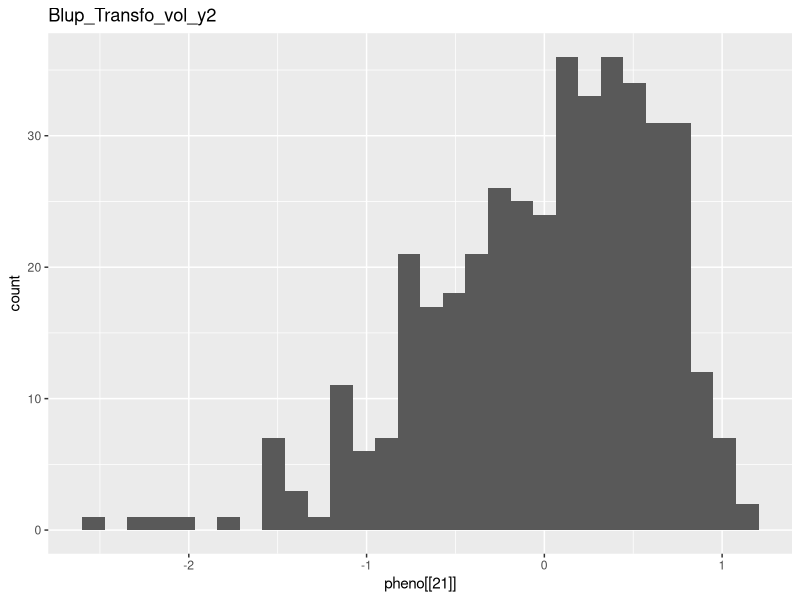
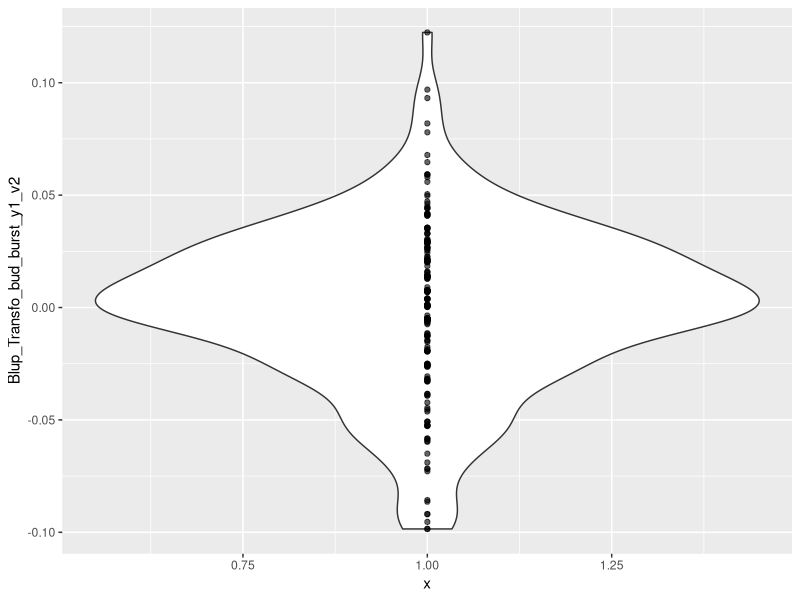
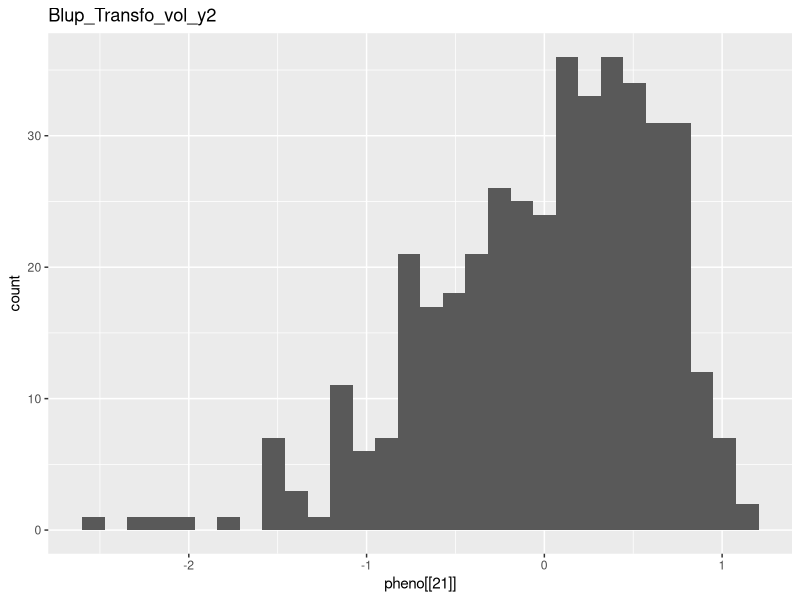

Reproduce these figures in R, in order.
## ---- chunk 1
library(tidyverse)
library(ggplot2)
## ---- chunk 2
header <- readLines("../input/pheno_output_table_blup_20220428.txt",n=1)
header <- header %>%
  str_split("\t") %>%
  unlist()
## ---- chunk 3
pheno <- read_tsv("../input/pheno_output_table_blup_20220428.txt",col_names = header,comment = "Old")
pheno
## ---- chunk 4
headerTP <- readLines("../input/XXX_GWR_IFG_FOrWeier.txt",n=1)
headerTP <- headerTP %>%
  str_split("\t") %>%
  unlist()

crosstype <- read_tsv("../input/XXX_GWR_IFG_FOrWeier.txt", col_names = headerTP, comment = "Old") %>%
  select(Old.Name,CrossType)
crosstype
## ---- chunk 5
pheno <- left_join(pheno,crosstype, by="Old.Name")
pheno
## ---- chunk 6
pheno <- pheno %>%
  filter(CrossType == "GWR") 
pheno
## ---- chunk 7
pl <- ggplot(pheno,aes(x = pheno[[21]])) +
  geom_histogram() +
  ggtitle(colnames(pheno[21])) 
pl
ggsave("../output/BiomassPheno20_20220511.png")
## ---- chunk 8
pheno.sum <- as.data.frame(matrix(header[-1], nrow = 68))
data.n <- c()
for (i in 2:69) {
  noNA <- !is.na(pheno[[i]])
  noNA <- noNA[noNA == TRUE]
  data.n <- c(data.n, length(noNA))
}
pheno.sum <- cbind(pheno.sum,data.n) %>%
  arrange(desc(data.n))
pheno.sum
## ---- chunk 9
pheno %>%
  ggplot(aes(x=1,y=Blup_Transfo_bud_burst_y1_v2)) +
  geom_violin() +
  geom_point(alpha=0.6)
## ---- chunk 10
pheno <- pheno %>%
  arrange(desc(Blup_Transfo_AUC_bud_burst_y1_y2)) %>%
  select(Old.Name,Blup_Transfo_AUC_bud_burst_y1_y2,Blup_Transfo_bud_burst_y1_y2,Blup_Transfo_time_serie_bud_burst_y1_y2, Blup_Transfo_bud_burst_y1_y2_v2,Blup_Transfo_time_serie_bud_burst_y1_y2_v2, everything())
pheno
## ---- chunk 11
write.csv(pheno,"../input/Pheno_pre_GWR_20220506.csv")
